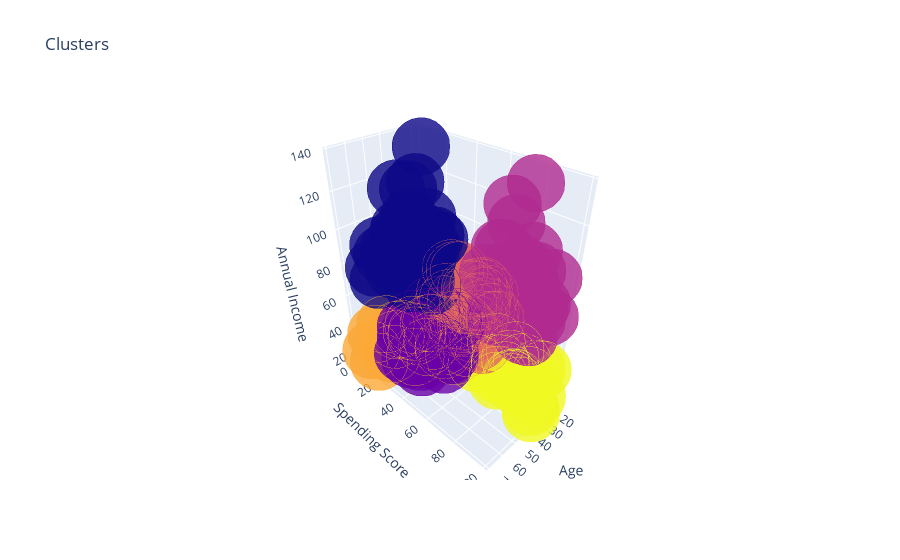

This figure's notebook cell:
### Code cell
df['label3'] =  labels3
trace1 = go.Scatter3d(
    x= df['Age'],
    y= df['Spending Score (1-100)'],
    z= df['Annual Income (k$)'],
    mode='markers',
     marker=dict(
        color = df['label3'], 
        size= 20,
        line=dict(
            color= df['label3'],
            width= 12
        ),
        opacity=0.8
     )
)
data = [trace1]
layout = go.Layout(
#     margin=dict(
#         l=0,
#         r=0,
#         b=0,
#         t=0
#     )
    title= 'Clusters',
    scene = dict(
            xaxis = dict(title  = 'Age'),
            yaxis = dict(title  = 'Spending Score'),
            zaxis = dict(title  = 'Annual Income')
        )
)
fig = go.Figure(data=data, layout=layout)
py.offline.iplot(fig)

### Figure 1 — Plotly figure (JSON) as saved in the notebook; plotly's stock layout.template omitted (floating-point values rounded to 4 significant figures; data arrays with more than 128 entries replaced by an {"elided": "..."} marker saying what was removed)
{"data": [{"marker": {"color": {"elided": "200 int values"}, "line": {"color": {"elided": "200 int values"}, "width": 12}, "opacity": 0.8, "size": 20}, "mode": "markers", "type": "scatter3d", "x": {"elided": "200 int values"}, "y": {"elided": "200 int values"}, "z": {"elided": "200 int values"}}], "layout": {"autosize": true, "scene": {"aspectmode": "auto", "aspectratio": {"x": 0.6093, "y": 1.148, "z": 1.429}, "camera": {"center": {"x": 0, "y": 0, "z": 0}, "eye": {"x": 1.436, "y": 1.436, "z": 1.436}, "projection": {"type": "perspective"}, "up": {"x": 0, "y": 0, "z": 1}}, "xaxis": {"title": {"text": "Age"}, "type": "linear"}, "yaxis": {"title": {"text": "Spending Score"}, "type": "linear"}, "zaxis": {"title": {"text": "Annual Income"}, "type": "linear"}}, "title": {"text": "Clusters"}}}
